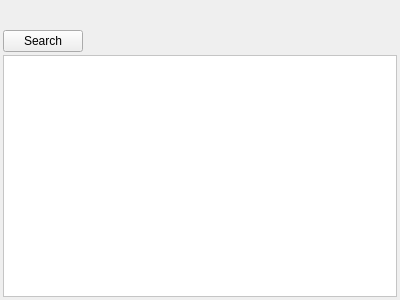
<?xml version="1.0" encoding="UTF-8"?>
<ui version="4.0">
 <class>SearchRunWidget</class>
 <widget class="QWidget" name="SearchRunWidget">
  <property name="geometry">
   <rect>
    <x>0</x>
    <y>0</y>
    <width>400</width>
    <height>300</height>
   </rect>
  </property>
  <property name="windowTitle">
   <string>Form</string>
  </property>
  <layout class="QGridLayout" name="gridLayout" rowstretch="1,1,10">
   <property name="margin">
    <number>3</number>
   </property>
   <property name="spacing">
    <number>3</number>
   </property>
   <item row="0" column="0">
    <widget class="QueryWidget" name="queryWidget" native="true"/>
   </item>
   <item row="1" column="0">
    <layout class="QHBoxLayout" name="horizontalLayout_2">
     <item>
      <widget class="QPushButton" name="searchButton">
       <property name="text">
        <string>Search</string>
       </property>
       <property name="autoDefault">
        <bool>true</bool>
       </property>
       <property name="default">
        <bool>false</bool>
       </property>
       <property name="flat">
        <bool>false</bool>
       </property>
      </widget>
     </item>
     <item>
      <spacer name="horizontalSpacer">
       <property name="orientation">
        <enum>Qt::Horizontal</enum>
       </property>
       <property name="sizeHint" stdset="0">
        <size>
         <width>40</width>
         <height>20</height>
        </size>
       </property>
      </spacer>
     </item>
    </layout>
   </item>
   <item row="2" column="0">
    <widget class="QTreeWidget" name="resultsWidget">
     <property name="styleSheet">
      <string>QTreeWidget { background: white;}</string>
     </property>
     <property name="alternatingRowColors">
      <bool>true</bool>
     </property>
     <property name="expandsOnDoubleClick">
      <bool>false</bool>
     </property>
     <attribute name="headerVisible">
      <bool>false</bool>
     </attribute>
     <column>
      <property name="text">
       <string notr="true">1</string>
      </property>
     </column>
    </widget>
   </item>
  </layout>
 </widget>
 <customwidgets>
  <customwidget>
   <class>QueryWidget</class>
   <extends>QWidget</extends>
   <header location="global">src/util/querywidget.h</header>
   <container>1</container>
  </customwidget>
 </customwidgets>
 <resources/>
 <connections/>
</ui>
